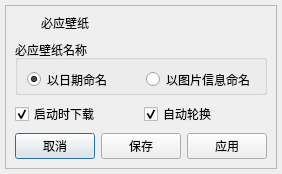
<?xml version="1.0" encoding="UTF-8"?>
<ui version="4.0">
 <class>BingSetting</class>
 <widget class="QDialog" name="BingSetting">
  <property name="geometry">
   <rect>
    <x>0</x>
    <y>0</y>
    <width>277</width>
    <height>174</height>
   </rect>
  </property>
  <property name="windowTitle">
   <string>必应壁纸设置</string>
  </property>
  <layout class="QVBoxLayout" name="verticalLayout_2">
   <property name="spacing">
    <number>6</number>
   </property>
   <property name="leftMargin">
    <number>5</number>
   </property>
   <property name="topMargin">
    <number>5</number>
   </property>
   <property name="rightMargin">
    <number>5</number>
   </property>
   <property name="bottomMargin">
    <number>5</number>
   </property>
   <item>
    <widget class="QFrame" name="frame">
     <property name="frameShape">
      <enum>QFrame::StyledPanel</enum>
     </property>
     <property name="frameShadow">
      <enum>QFrame::Raised</enum>
     </property>
     <layout class="QVBoxLayout" name="verticalLayout">
      <property name="leftMargin">
       <number>9</number>
      </property>
      <property name="topMargin">
       <number>7</number>
      </property>
      <item>
       <layout class="QHBoxLayout" name="horizontalLayout_3">
        <item>
         <widget class="QLabel" name="label">
          <property name="minimumSize">
           <size>
            <width>20</width>
            <height>20</height>
           </size>
          </property>
          <property name="maximumSize">
           <size>
            <width>20</width>
            <height>20</height>
           </size>
          </property>
          <property name="styleSheet">
           <string notr="true">QLabel{
border-image: url(:/icons/ya.ico);
}</string>
          </property>
          <property name="text">
           <string/>
          </property>
         </widget>
        </item>
        <item>
         <widget class="QLabel" name="label_2">
          <property name="text">
           <string>必应壁纸</string>
          </property>
         </widget>
        </item>
        <item>
         <spacer name="horizontalSpacer">
          <property name="orientation">
           <enum>Qt::Horizontal</enum>
          </property>
          <property name="sizeHint" stdset="0">
           <size>
            <width>40</width>
            <height>20</height>
           </size>
          </property>
         </spacer>
        </item>
       </layout>
      </item>
      <item>
       <spacer name="verticalSpacer_3">
        <property name="orientation">
         <enum>Qt::Vertical</enum>
        </property>
        <property name="sizeHint" stdset="0">
         <size>
          <width>20</width>
          <height>40</height>
         </size>
        </property>
       </spacer>
      </item>
      <item>
       <widget class="QGroupBox" name="groupBox">
        <property name="minimumSize">
         <size>
          <width>0</width>
          <height>55</height>
         </size>
        </property>
        <property name="title">
         <string>必应壁纸名称</string>
        </property>
        <layout class="QHBoxLayout" name="horizontalLayout">
         <property name="topMargin">
          <number>12</number>
         </property>
         <property name="bottomMargin">
          <number>5</number>
         </property>
         <item>
          <widget class="QRadioButton" name="radioButton">
           <property name="sizePolicy">
            <sizepolicy hsizetype="Minimum" vsizetype="Maximum">
             <horstretch>0</horstretch>
             <verstretch>0</verstretch>
            </sizepolicy>
           </property>
           <property name="text">
            <string>以日期命名</string>
           </property>
           <property name="checked">
            <bool>true</bool>
           </property>
          </widget>
         </item>
         <item>
          <widget class="QRadioButton" name="radioButton_2">
           <property name="sizePolicy">
            <sizepolicy hsizetype="Maximum" vsizetype="Fixed">
             <horstretch>0</horstretch>
             <verstretch>0</verstretch>
            </sizepolicy>
           </property>
           <property name="text">
            <string>以图片信息命名</string>
           </property>
          </widget>
         </item>
        </layout>
       </widget>
      </item>
      <item>
       <spacer name="verticalSpacer_2">
        <property name="orientation">
         <enum>Qt::Vertical</enum>
        </property>
        <property name="sizeHint" stdset="0">
         <size>
          <width>20</width>
          <height>40</height>
         </size>
        </property>
       </spacer>
      </item>
      <item>
       <layout class="QHBoxLayout" name="horizontalLayout_5">
        <item>
         <widget class="QCheckBox" name="checkBox">
          <property name="toolTip">
           <string>软件启动时自动下载保存当天壁纸</string>
          </property>
          <property name="text">
           <string>启动时下载</string>
          </property>
          <property name="checked">
           <bool>true</bool>
          </property>
         </widget>
        </item>
        <item>
         <widget class="QCheckBox" name="checkBox_2">
          <property name="toolTip">
           <string>按照设置的时间间隔轮换最近八天的必应壁纸</string>
          </property>
          <property name="text">
           <string>自动轮换</string>
          </property>
          <property name="checked">
           <bool>true</bool>
          </property>
         </widget>
        </item>
       </layout>
      </item>
      <item>
       <spacer name="verticalSpacer">
        <property name="orientation">
         <enum>Qt::Vertical</enum>
        </property>
        <property name="sizeHint" stdset="0">
         <size>
          <width>20</width>
          <height>40</height>
         </size>
        </property>
       </spacer>
      </item>
      <item>
       <layout class="QHBoxLayout" name="horizontalLayout_2">
        <item>
         <spacer name="horizontalSpacer_2">
          <property name="orientation">
           <enum>Qt::Horizontal</enum>
          </property>
          <property name="sizeHint" stdset="0">
           <size>
            <width>40</width>
            <height>20</height>
           </size>
          </property>
         </spacer>
        </item>
        <item>
         <widget class="QPushButton" name="pushButton">
          <property name="text">
           <string>取消</string>
          </property>
         </widget>
        </item>
        <item>
         <spacer name="horizontalSpacer_5">
          <property name="orientation">
           <enum>Qt::Horizontal</enum>
          </property>
          <property name="sizeHint" stdset="0">
           <size>
            <width>40</width>
            <height>20</height>
           </size>
          </property>
         </spacer>
        </item>
        <item>
         <widget class="QPushButton" name="pushButton_2">
          <property name="toolTip">
           <string>*保存</string>
          </property>
          <property name="text">
           <string>保存</string>
          </property>
         </widget>
        </item>
        <item>
         <spacer name="horizontalSpacer_3">
          <property name="orientation">
           <enum>Qt::Horizontal</enum>
          </property>
          <property name="sizeHint" stdset="0">
           <size>
            <width>40</width>
            <height>20</height>
           </size>
          </property>
         </spacer>
        </item>
        <item>
         <widget class="QPushButton" name="pushButton_3">
          <property name="text">
           <string>应用</string>
          </property>
         </widget>
        </item>
        <item>
         <spacer name="horizontalSpacer_4">
          <property name="orientation">
           <enum>Qt::Horizontal</enum>
          </property>
          <property name="sizeHint" stdset="0">
           <size>
            <width>40</width>
            <height>20</height>
           </size>
          </property>
         </spacer>
        </item>
       </layout>
      </item>
     </layout>
    </widget>
   </item>
  </layout>
 </widget>
 <resources/>
 <connections>
  <connection>
   <sender>pushButton</sender>
   <signal>clicked()</signal>
   <receiver>BingSetting</receiver>
   <slot>close()</slot>
   <hints>
    <hint type="sourcelabel">
     <x>51</x>
     <y>150</y>
    </hint>
    <hint type="destinationlabel">
     <x>308</x>
     <y>-22</y>
    </hint>
   </hints>
  </connection>
 </connections>
</ui>
